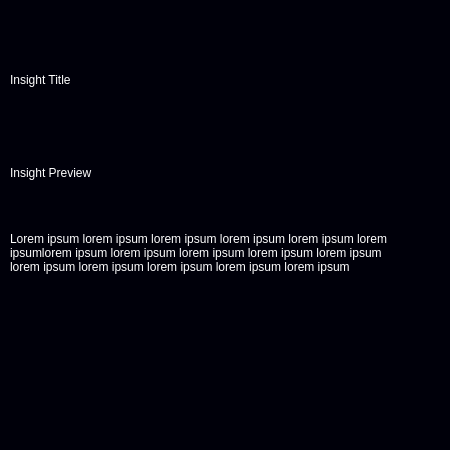
<?xml version="1.0" encoding="UTF-8"?>
<ui version="4.0">
 <class>Form</class>
 <widget class="QWidget" name="Form">
  <property name="geometry">
   <rect>
    <x>0</x>
    <y>0</y>
    <width>450</width>
    <height>450</height>
   </rect>
  </property>
  <property name="minimumSize">
   <size>
    <width>450</width>
    <height>450</height>
   </size>
  </property>
  <property name="maximumSize">
   <size>
    <width>500</width>
    <height>500</height>
   </size>
  </property>
  <property name="windowTitle">
   <string>Form</string>
  </property>
  <property name="autoFillBackground">
   <bool>false</bool>
  </property>
  <property name="styleSheet">
   <string notr="true">background-color: rgb(0, 0, 10);
border-radius: 12px;
</string>
  </property>
  <widget class="QPushButton" name="pushButton">
   <property name="geometry">
    <rect>
     <x>10</x>
     <y>10</y>
     <width>20</width>
     <height>20</height>
    </rect>
   </property>
   <property name="styleSheet">
    <string notr="true">background: none;
border: none;</string>
   </property>
   <property name="text">
    <string/>
   </property>
   <property name="icon">
    <iconset>
     <normaloff>../icons/new-moon.png</normaloff>../icons/new-moon.png</iconset>
   </property>
   <property name="iconSize">
    <size>
     <width>20</width>
     <height>20</height>
    </size>
   </property>
  </widget>
  <widget class="QPushButton" name="pushButton_2">
   <property name="geometry">
    <rect>
     <x>40</x>
     <y>10</y>
     <width>20</width>
     <height>20</height>
    </rect>
   </property>
   <property name="styleSheet">
    <string notr="true">background: none;
border: none;</string>
   </property>
   <property name="text">
    <string/>
   </property>
   <property name="icon">
    <iconset>
     <normaloff>../icons/circle.png</normaloff>../icons/circle.png</iconset>
   </property>
   <property name="iconSize">
    <size>
     <width>20</width>
     <height>20</height>
    </size>
   </property>
  </widget>
  <widget class="QPushButton" name="pushButton_3">
   <property name="geometry">
    <rect>
     <x>70</x>
     <y>10</y>
     <width>20</width>
     <height>20</height>
    </rect>
   </property>
   <property name="styleSheet">
    <string notr="true">background: none;
border: none;</string>
   </property>
   <property name="text">
    <string/>
   </property>
   <property name="icon">
    <iconset>
     <normaloff>../icons/hula-hoop.png</normaloff>../icons/hula-hoop.png</iconset>
   </property>
   <property name="iconSize">
    <size>
     <width>20</width>
     <height>20</height>
    </size>
   </property>
  </widget>
  <widget class="QPushButton" name="moreButton">
   <property name="geometry">
    <rect>
     <x>340</x>
     <y>360</y>
     <width>40</width>
     <height>20</height>
    </rect>
   </property>
   <property name="styleSheet">
    <string notr="true">border: none;</string>
   </property>
   <property name="text">
    <string/>
   </property>
   <property name="icon">
    <iconset>
     <normaloff>../icons/menu.png</normaloff>../icons/menu.png</iconset>
   </property>
   <property name="iconSize">
    <size>
     <width>40</width>
     <height>40</height>
    </size>
   </property>
  </widget>
  <widget class="QLabel" name="insightTitle">
   <property name="geometry">
    <rect>
     <x>10</x>
     <y>50</y>
     <width>380</width>
     <height>60</height>
    </rect>
   </property>
   <property name="sizePolicy">
    <sizepolicy hsizetype="Preferred" vsizetype="Preferred">
     <horstretch>0</horstretch>
     <verstretch>0</verstretch>
    </sizepolicy>
   </property>
   <property name="minimumSize">
    <size>
     <width>0</width>
     <height>0</height>
    </size>
   </property>
   <property name="maximumSize">
    <size>
     <width>16777215</width>
     <height>16777215</height>
    </size>
   </property>
   <property name="styleSheet">
    <string notr="true">color: rgb(255, 255, 255);
background: none;
border: none;</string>
   </property>
   <property name="text">
    <string>Insight Title</string>
   </property>
   <property name="scaledContents">
    <bool>false</bool>
   </property>
   <property name="wordWrap">
    <bool>true</bool>
   </property>
   <property name="openExternalLinks">
    <bool>false</bool>
   </property>
  </widget>
  <widget class="QLabel" name="insightPreview">
   <property name="geometry">
    <rect>
     <x>10</x>
     <y>120</y>
     <width>380</width>
     <height>200</height>
    </rect>
   </property>
   <property name="styleSheet">
    <string notr="true">color: rgb(255, 255, 255);
background: none;
border: none;</string>
   </property>
   <property name="text">
    <string>&lt;html&gt;&lt;head/&gt;&lt;body&gt;&lt;p&gt;Insight Preview&lt;/p&gt;&lt;p&gt;&lt;br/&gt;&lt;/p&gt;&lt;p&gt;Lorem ipsum lorem ipsum lorem ipsum lorem ipsum lorem ipsum lorem ipsumlorem ipsum lorem ipsum lorem ipsum lorem ipsum lorem ipsum lorem ipsum  lorem ipsum lorem ipsum lorem ipsum  lorem ipsum&lt;/p&gt;&lt;/body&gt;&lt;/html&gt;</string>
   </property>
   <property name="scaledContents">
    <bool>false</bool>
   </property>
   <property name="wordWrap">
    <bool>true</bool>
   </property>
  </widget>
 </widget>
 <resources/>
 <connections/>
</ui>
